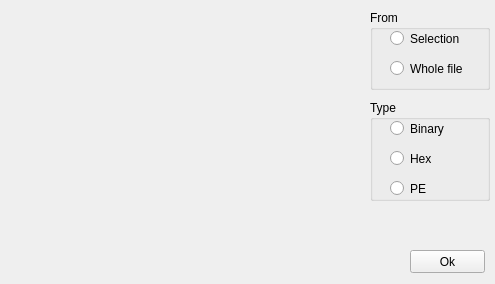
<?xml version="1.0" encoding="UTF-8"?>
<ui version="4.0">
 <class>Form</class>
 <widget class="QWidget" name="Form">
  <property name="geometry">
   <rect>
    <x>0</x>
    <y>0</y>
    <width>495</width>
    <height>284</height>
   </rect>
  </property>
  <property name="windowTitle">
   <string>Form</string>
  </property>
  <widget class="QPushButton" name="ok">
   <property name="geometry">
    <rect>
     <x>410</x>
     <y>250</y>
     <width>75</width>
     <height>23</height>
    </rect>
   </property>
   <property name="text">
    <string>Ok</string>
   </property>
  </widget>
  <widget class="QGroupBox" name="groupBox">
   <property name="geometry">
    <rect>
     <x>370</x>
     <y>10</y>
     <width>120</width>
     <height>80</height>
    </rect>
   </property>
   <property name="title">
    <string>From</string>
   </property>
   <widget class="QRadioButton" name="rsel">
    <property name="geometry">
     <rect>
      <x>20</x>
      <y>20</y>
      <width>82</width>
      <height>17</height>
     </rect>
    </property>
    <property name="text">
     <string>Selection</string>
    </property>
   </widget>
   <widget class="QRadioButton" name="rwf">
    <property name="geometry">
     <rect>
      <x>20</x>
      <y>50</y>
      <width>82</width>
      <height>17</height>
     </rect>
    </property>
    <property name="text">
     <string>Whole file</string>
    </property>
   </widget>
  </widget>
  <widget class="QGroupBox" name="groupBox_2">
   <property name="geometry">
    <rect>
     <x>370</x>
     <y>100</y>
     <width>120</width>
     <height>101</height>
    </rect>
   </property>
   <property name="title">
    <string>Type</string>
   </property>
   <widget class="QRadioButton" name="rbin">
    <property name="geometry">
     <rect>
      <x>20</x>
      <y>20</y>
      <width>82</width>
      <height>17</height>
     </rect>
    </property>
    <property name="text">
     <string>Binary</string>
    </property>
   </widget>
   <widget class="QRadioButton" name="rhex">
    <property name="geometry">
     <rect>
      <x>20</x>
      <y>50</y>
      <width>82</width>
      <height>17</height>
     </rect>
    </property>
    <property name="text">
     <string>Hex</string>
    </property>
   </widget>
   <widget class="QRadioButton" name="rpe">
    <property name="geometry">
     <rect>
      <x>20</x>
      <y>80</y>
      <width>82</width>
      <height>17</height>
     </rect>
    </property>
    <property name="text">
     <string>PE</string>
    </property>
   </widget>
  </widget>
 </widget>
 <resources/>
 <connections/>
</ui>
